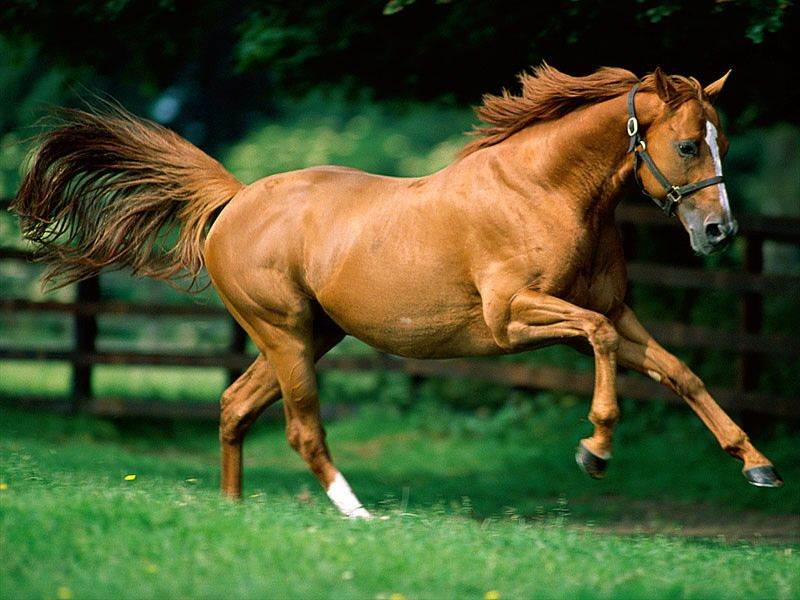
#> input picture at.jpg, 800 x 600 px
$ python 'resimdenbölgealma.py'
#> lines starting #> are read from the running program, lines starting #| are printed output that depends on the picture
import cv2
import numpy as np

resim = cv2.imread("at.jpg")
#> resim is the input picture: shape (600, 800, 3); mean B, G, R 44.2, 84.4, 73.3
print(resim.shape)
#| (600, 800, 3)


kesit = resim[100:350,300:400]
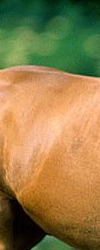
#> kesit: shape (250, 100, 3); mean B, G, R 73.3, 124.5, 147.8
#ana resimden belirttiğimiz kısmı kesit olarak alıp kaydeder
#ilk parametre y ikinci x kordinatı

resim[200:450,100:200] = kesit
#aldığımız kesiti resmin belirli bölgesine yapıştırma
#bunu yaparken kesiti yapıştıracağın yeri girerkendikkat et kesitten daha küçük olmasın
resim[450:500,100:200] = (0,100,250)
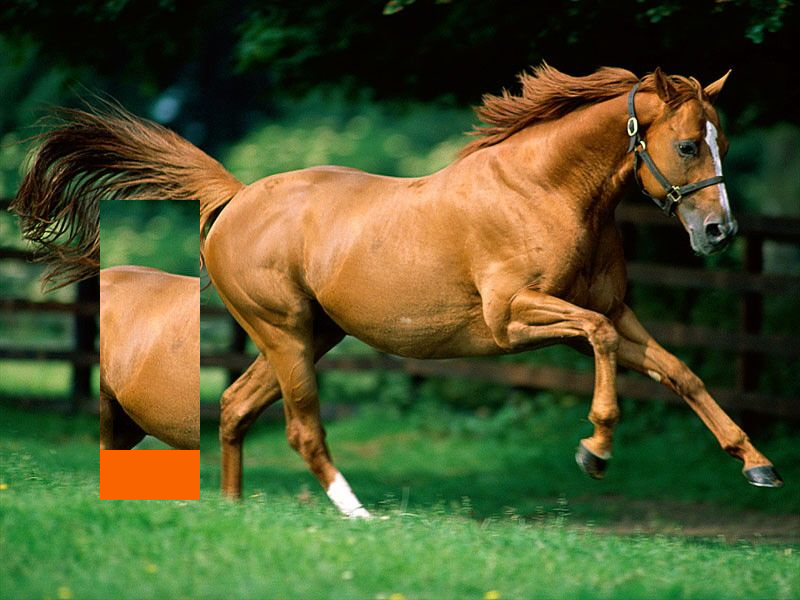
#> resim: shape (600, 800, 3); mean B, G, R 44.9, 86.3, 79.5
#resmin belirlediğimiz alanına efekt vermek bgr karışık
cv2.imshow("At",resim)
cv2.imshow("Kesit",kesit)

cv2.waitKey(0)
cv2.destroyAllWindows()
